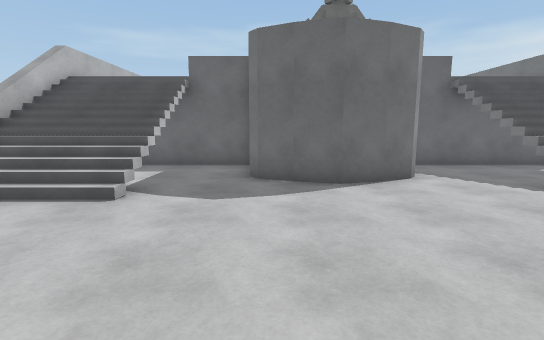
[1] (above)

18 first-person views from a walk through a 3-D level made in the Unity game engine. The camera is 1.4 m above the floor, tilts 8° down and sees 85° across. The floor is counted in squares, 1 m on a side. Each view is taken from the middle of a square. On the plan, view 1 faces up. The plan holds only what a view shows up to about 14 squares ahead; the rest is blank. The place goes on beyond the plan. Surface patterns are stand-ins for the level's own textures.

[2]
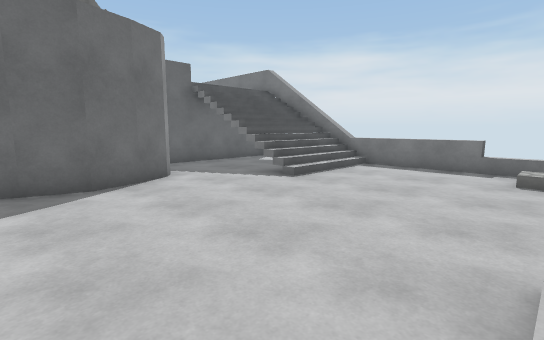

[3]
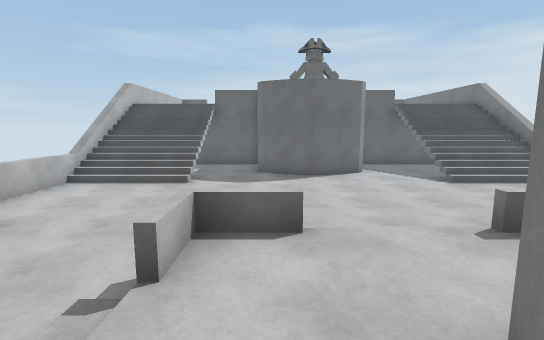

[4]
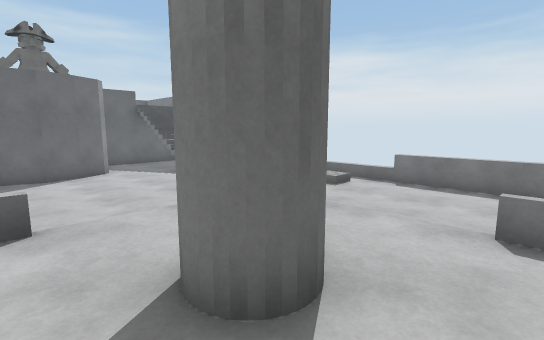

[5]
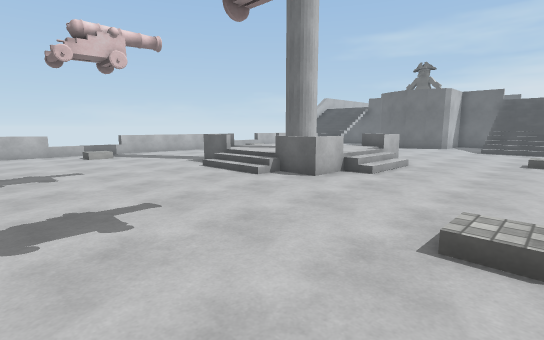

[6]
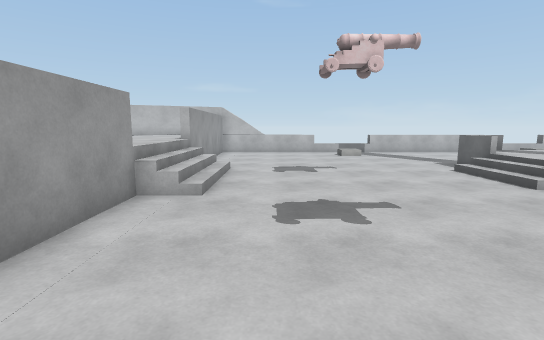

[7]
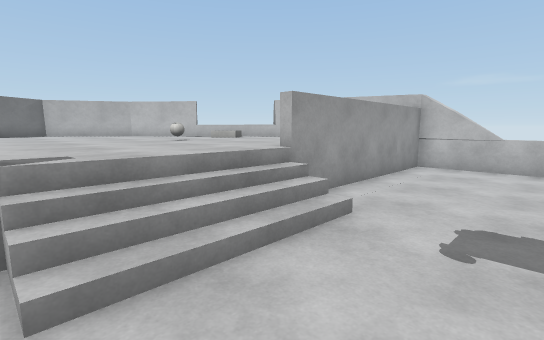

[8]
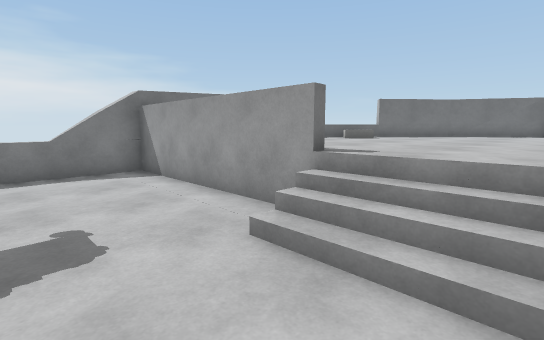

[9]
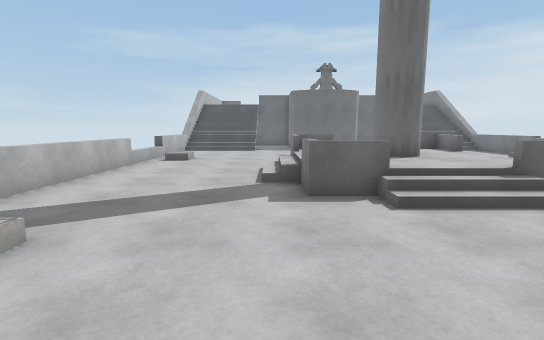

[10]
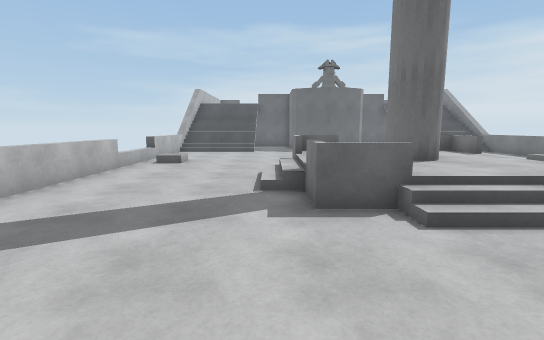

[11]
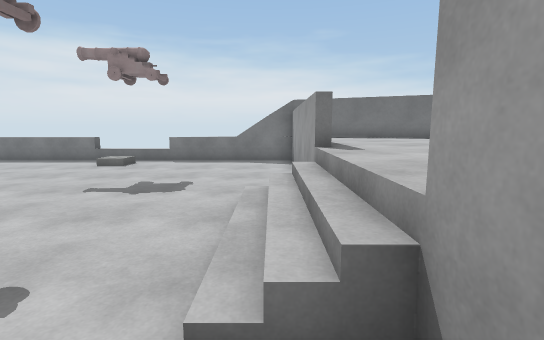

[12]
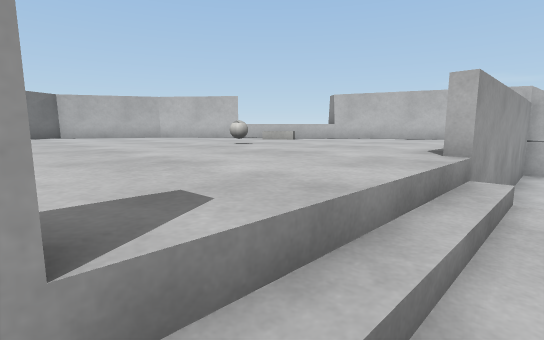

[13]
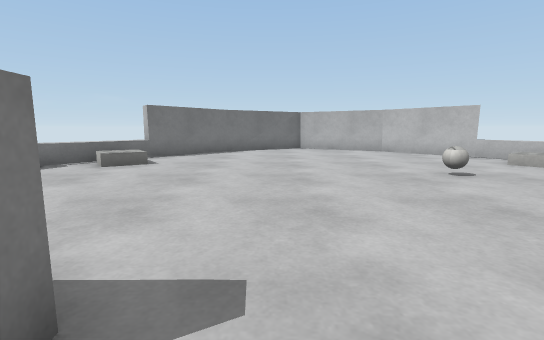

[14]
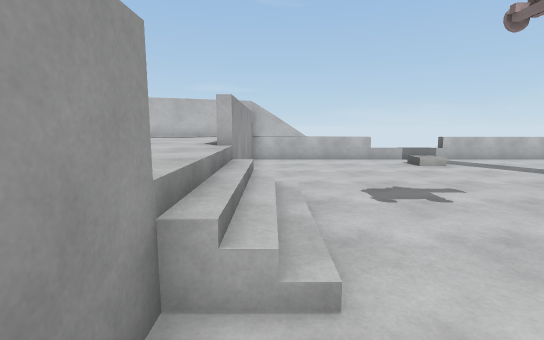

[15]
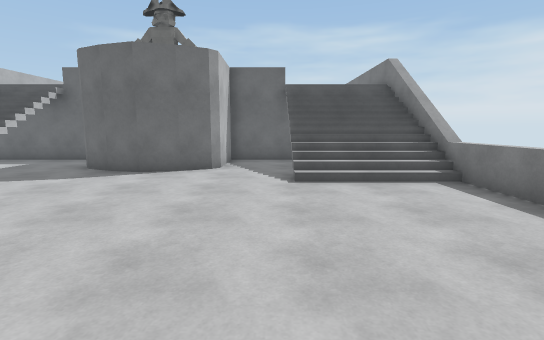

[16]
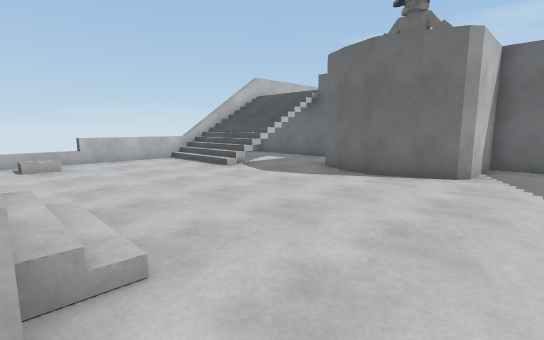

[17]
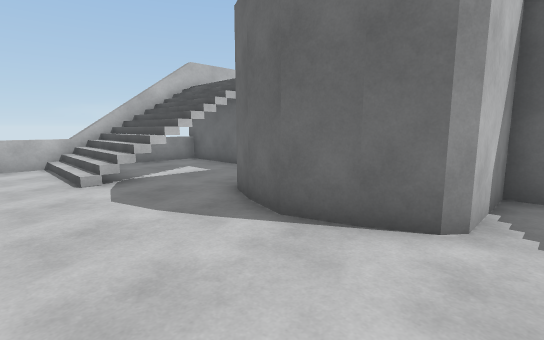

[18]
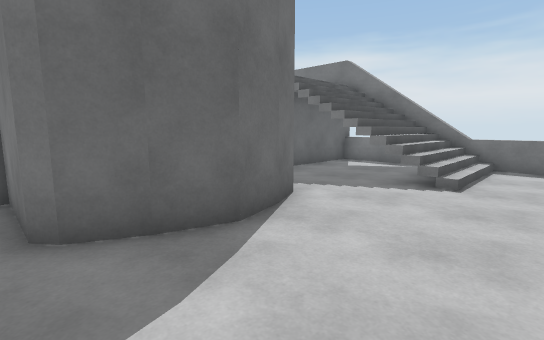

### Floor plan
Key: @ floor where view 1 was taken; # wall or solid block; x gap in a wall; . main floor; : floor 0.5 m higher than the main floor; + floor 1 m higher than the main floor; / step, stairs or slope; = window, fence, low wall or low ledge; v drop or lower ground; B white block; A ball.
Columns run from 8 left of view 1 to 11 right of it. Each row starts with its distance up from view 1.
 11 ########    ########
 10 =......#    #......=
  9 =////#.##   #..////=
  8 x////v..#####..////=
  7 v////#........./////
  6 v/////.........////=
  5 =..................=
  4 =..................=
  3 =..................=
  2 v................../
  1 v................../
  0 v.B.....@///.....B./
 -1 v......#=///=#...../
 -2 =......=:::::=.....=
 -3 =.....//::::://....=
 -4 =.....//::#:://....=
 -5 =.....//::::://....=
 -6 =......=:::::=.....=
 -7 =......#=//==#.....=
 -8 v.......////.......=
 -9   ................./
-10  .B..............B./
-11  ................../
-12  ..................=
-13 =..................=
-14 =..................=
-15 #..................#
-16 #......./////......#
-17 ##======////#======#
-18  #  +++++++++++++  #
-19  #++++++++++++++++#
-20   #+++++++++++++++#
-21   #++++++++++++++##
-22   #+++++A++++++++#
-23   v/B+++++++++++/
-24     /++++++++++B/
-25     v++++++++++#
-26      ##+++++++#
-27       #++++++##
-28        ##++###
-29         ####

Positions as (right, up) in squares from view 1, and headings:
1: (0, 0), facing up
2: (0, 0), facing up-right
3: (0, -5), facing up
4: (0, -6), facing up-right
5: (10, -14), facing up-left
6: (10, -14), facing left
7: (4, -13), facing down-left
8: (1, -13), facing down-right
9: (-2, -13), facing up
10: (-2, -12), facing up
11: (-2, -16), facing right
12: (4, -16), facing down-left
13: (3, -16), facing down
14: (6, -16), facing left
15: (6, -2), facing up
16: (6, -1), facing up-left
17: (5, 4), facing up-left
18: (-1, 4), facing up-right
